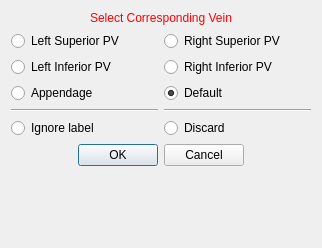
<?xml version="1.0" encoding="UTF-8"?>
<ui version="4.0">
 <class>AtrialFibresClipperViewLabels</class>
 <widget class="QWidget" name="AtrialFibresClipperViewLabels">
  <property name="geometry">
   <rect>
    <x>0</x>
    <y>0</y>
    <width>322</width>
    <height>248</height>
   </rect>
  </property>
  <property name="minimumSize">
   <size>
    <width>0</width>
    <height>248</height>
   </size>
  </property>
  <property name="maximumSize">
   <size>
    <width>16777215</width>
    <height>248</height>
   </size>
  </property>
  <property name="windowTitle">
   <string>Set Values</string>
  </property>
  <layout class="QVBoxLayout" name="verticalLayout">
   <item>
    <widget class="QLabel" name="titleLabel">
     <property name="styleSheet">
      <string notr="true">QLabel { color: rgb(255, 0, 0) }</string>
     </property>
     <property name="text">
      <string>Select Corresponding Vein</string>
     </property>
     <property name="alignment">
      <set>Qt::AlignCenter</set>
     </property>
    </widget>
   </item>
   <item>
    <layout class="QGridLayout" name="gridLayout">
     <item row="0" column="1">
      <widget class="QRadioButton" name="radioBtn_RSPV">
       <property name="text">
        <string>Right Superior PV</string>
       </property>
      </widget>
     </item>
     <item row="1" column="0">
      <widget class="QRadioButton" name="radioBtn_LIPV">
       <property name="text">
        <string>Left Inferior PV</string>
       </property>
      </widget>
     </item>
     <item row="2" column="0">
      <widget class="QRadioButton" name="radioBtn_LAA">
       <property name="text">
        <string>Appendage</string>
       </property>
      </widget>
     </item>
     <item row="0" column="0">
      <widget class="QRadioButton" name="radioBtn_LSPV">
       <property name="text">
        <string>Left Superior PV</string>
       </property>
      </widget>
     </item>
     <item row="4" column="0">
      <widget class="QRadioButton" name="radioBtn_ignore">
       <property name="text">
        <string>Ignore label</string>
       </property>
      </widget>
     </item>
     <item row="4" column="1">
      <widget class="QRadioButton" name="radioBtn_discard">
       <property name="text">
        <string>Discard</string>
       </property>
      </widget>
     </item>
     <item row="1" column="1">
      <widget class="QRadioButton" name="radioBtn_RIPV">
       <property name="text">
        <string>Right Inferior PV</string>
       </property>
      </widget>
     </item>
     <item row="2" column="1">
      <widget class="QRadioButton" name="radioBtn_default">
       <property name="text">
        <string>Default</string>
       </property>
       <property name="checked">
        <bool>true</bool>
       </property>
      </widget>
     </item>
     <item row="3" column="0">
      <widget class="Line" name="line">
       <property name="orientation">
        <enum>Qt::Horizontal</enum>
       </property>
      </widget>
     </item>
     <item row="3" column="1">
      <widget class="Line" name="line_2">
       <property name="orientation">
        <enum>Qt::Horizontal</enum>
       </property>
      </widget>
     </item>
    </layout>
   </item>
   <item>
    <widget class="QDialogButtonBox" name="buttonBox">
     <property name="enabled">
      <bool>true</bool>
     </property>
     <property name="orientation">
      <enum>Qt::Horizontal</enum>
     </property>
     <property name="standardButtons">
      <set>QDialogButtonBox::Cancel|QDialogButtonBox::Ok</set>
     </property>
     <property name="centerButtons">
      <bool>true</bool>
     </property>
    </widget>
   </item>
   <item>
    <spacer name="spacer">
     <property name="orientation">
      <enum>Qt::Vertical</enum>
     </property>
     <property name="sizeType">
      <enum>QSizePolicy::Expanding</enum>
     </property>
     <property name="sizeHint" stdset="0">
      <size>
       <width>20</width>
       <height>0</height>
      </size>
     </property>
    </spacer>
   </item>
  </layout>
 </widget>
 <layoutdefault spacing="6" margin="11"/>
 <resources/>
 <connections/>
</ui>
